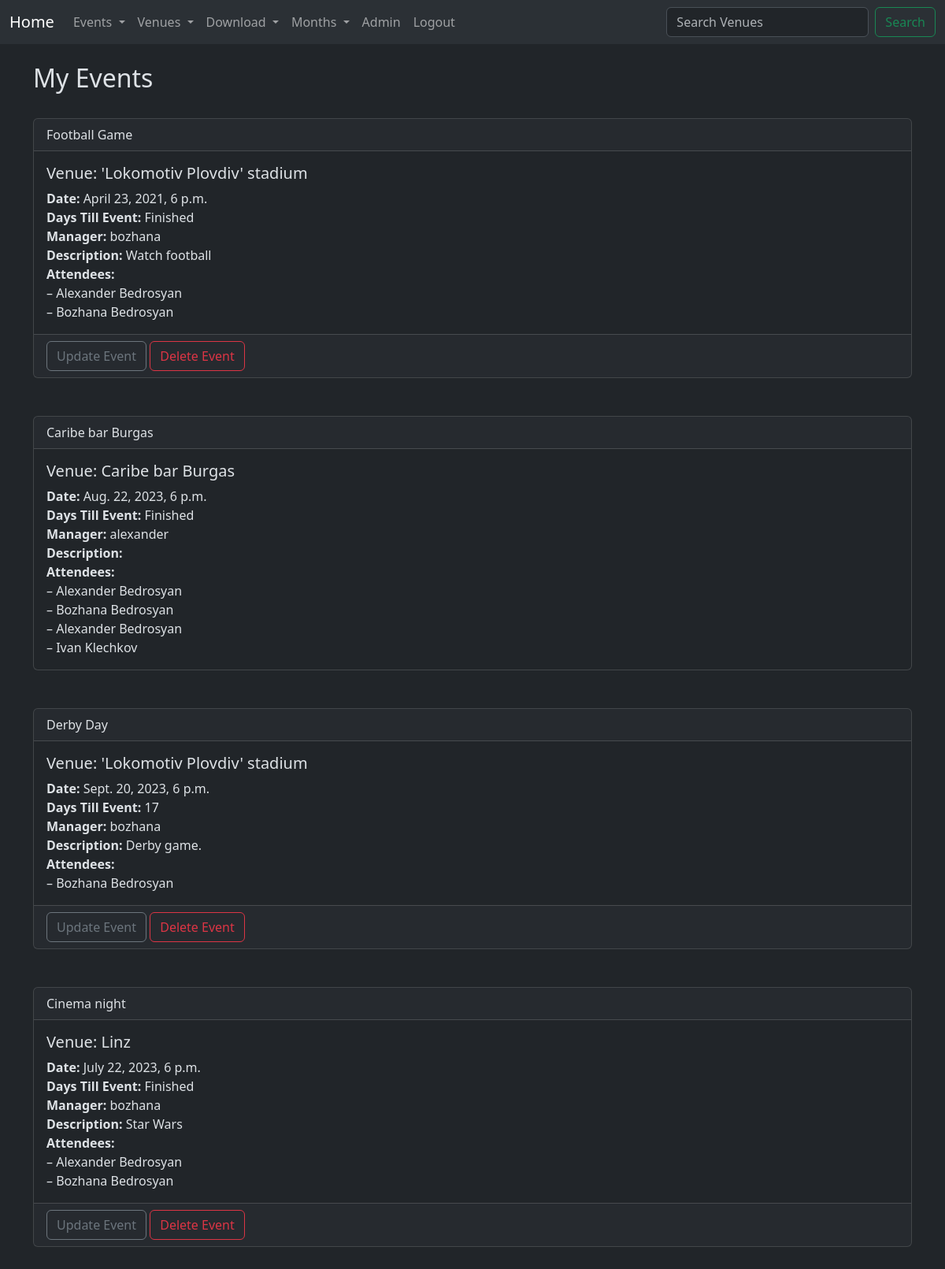
/my_events (signed in), run on the app's committed database.
### events/models.py (models this page shows)
class Event(models.Model):
    name = models.CharField('Event Name', max_length=120)
    event_date = models.DateTimeField('Event Date') # we are using models DateTimeField, which will help for date charts
    venue = models.ForeignKey(Venue, blank=True, null=True, on_delete=models.CASCADE)
    manager = models.ForeignKey(User, blank=True, null=True, on_delete=models.SET_NULL) #on_delete if the manager gone this will put null on the box
    description = models.TextField(blank=True) # this means that we are going to have a blank text box
    attendees = models.ManyToManyField(MyClubUser, blank=True) # this connect a lot of obj
    approved = models.BooleanField('Approved', default=False)
    def __str__(self):
        return self.name
    @property
    def days_left(self):
        today = date.today()
        days_till = self.event_date.date() - today
        only_the_left_days = str(days_till).split(" ")[0]
        if int(only_the_left_days) <= 0:
            return "Finished"
        else:
            return only_the_left_days

class Venue(models.Model):
    name = models.CharField('Venue Name', max_length=120)
    address = models.CharField(max_length=300)
    zip_code = models.CharField('Zip Code', max_length=15)
    phone = models.CharField('Contact Phone', max_length=250, blank=True)
    web = models.URLField('Website Address', blank=True) # this URLField tracking web addresses
    email_address = models.EmailField('Email Address', blank=True) # this EmailField tracking email addresses
    owner = models.IntegerField('Venue Owner', blank=False, default=1) # its Integer, because every manager has a ID number which are going to be connected with the Owner of each event
    def __str__(self):
        return self.name

class MyClubUser(models.Model):
    first_name = models.CharField(max_length=30)
    last_name = models.CharField(max_length=30)
    email = models.EmailField("User Email")
    def __str__(self):
        return self.first_name + ' ' + self.last_name

### events/views.py (the view)
# urls.py: path('my_events', views.my_events, name='my-events'),
def my_events(request):
    current_year = datetime_needed().year
    current_month = datetime_needed().month
    if request.user.is_authenticated:
        me = request.user.id
        events = Event.objects.filter(attendees=me)
        return render(request, 'events/my_events.html', {'events': events,
                                                    'current_year': current_year,
                                                 'current_month': current_month})
    else:
        messages.success(request, ('You cannot see this page!'))
        return redirect('home')

### events/views.py (called while the page is built)
def datetime_needed():
    now = datetime.now()
    return now

### events/templates/events/my_events.html
{% extends 'events/base.html' %}
{% block content %}
    <h2>My Events</h2>
    <br/>
    {% for event in events %}
                <div class="card">
          <div class="card-header">
            {{ event }}
          </div>
          <div class="card-body">
            <h5 class="card-title">Venue: {{ event.venue }}</h5>
            <p class="card-text">
                <strong>Date:</strong> {{ event.event_date }}<br/>
                <strong>Days Till Event: </strong> {{ event.days_left }}<br/>
                <strong>Manager:</strong> {{ event.manager }}<br/>
                <strong>Description:</strong> {{ event.description }}<br/>
                <strong>Attendees:</strong></br>
                {% for user in event.attendees.all %}
                    – {{ user }}<br/>
                {% endfor %}
            </p>
          </div>
          {% if user.is_authenticated %}
              {% if user == event.manager %}
                  <div class="card-footer text-body-secondary">
                        <td align="right">
                            <a href="{% url 'update-event' event.id %}" class="btn btn-outline-secondary brn-sm">Update Event</a>
                        </td>
                        <td align="right">
                            <a href="{% url 'delete-event' event.id %}" class="btn btn-outline-danger brn-sm">Delete Event</a>
                        </td>
                  </div>
              {% endif %}
          {% endif %}
        </div>
                <br/><br/>
    {% endfor %}
{% endblock %}

### data on the page
Event: name "Football Game", venue "'Lokomotiv Plovdiv' stadium", event_date "April 23, 2021, 6 p.m.", days_left "Finished", manager "bozhana", description "Watch football", shows "Update Event"
MyClubUser: first_name+last_name "Alexander Bedrosyan"
MyClubUser: first_name+last_name "Bozhana Bedrosyan"
Event: name "Caribe bar Burgas", venue "Caribe bar Burgas", event_date "Aug. 22, 2023, 6 p.m.", days_left "Finished", manager "alexander"
MyClubUser: first_name+last_name "Alexander Bedrosyan"
MyClubUser: first_name+last_name "Ivan Klechkov"
Event: name "Derby Day", venue "'Lokomotiv Plovdiv' stadium", event_date "Sept. 20, 2023, 6 p.m.", days_left "17", manager "bozhana", description "Derby game.", shows "Update Event"
Event: name "Cinema night", venue "Linz", event_date "July 22, 2023, 6 p.m.", days_left "Finished", manager "bozhana", description "Star Wars", shows "Update Event"
